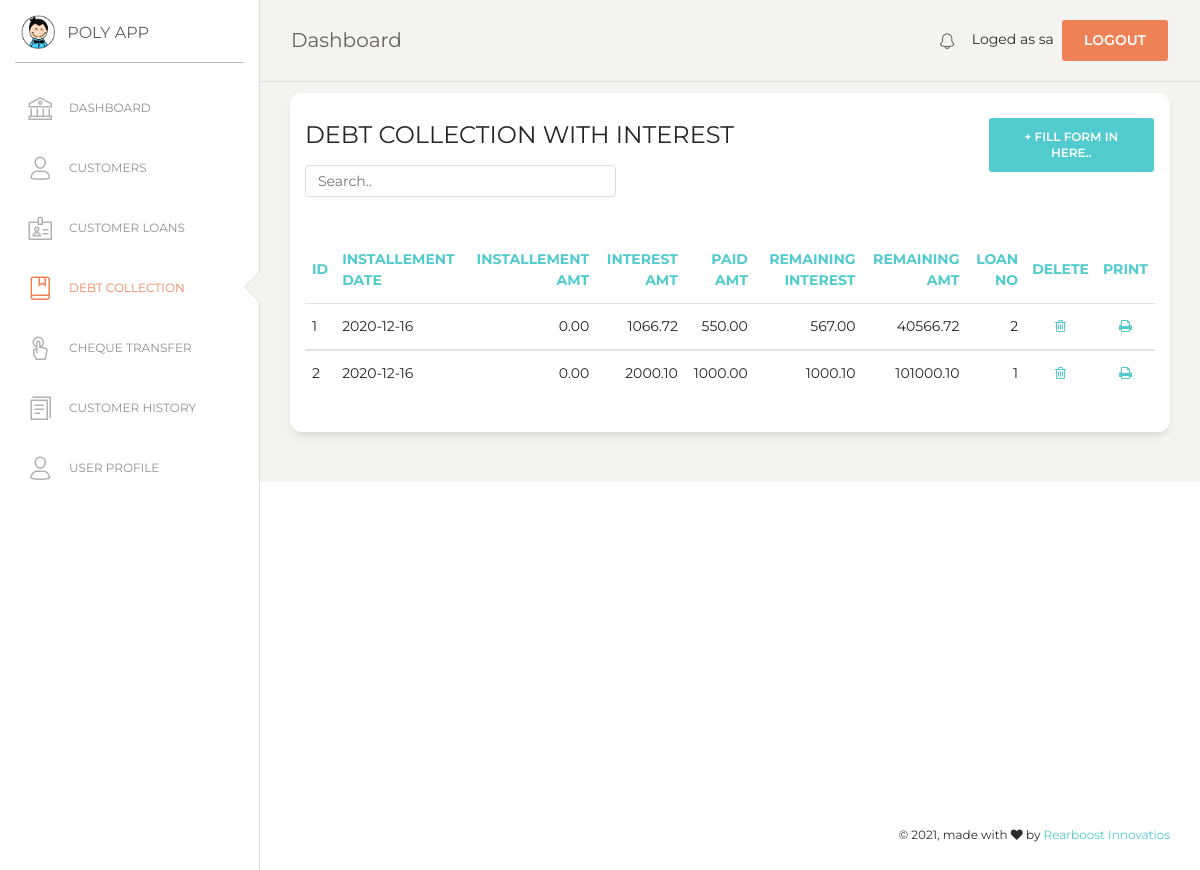
Before: /debt_collection.php (signed in) with the older database file.
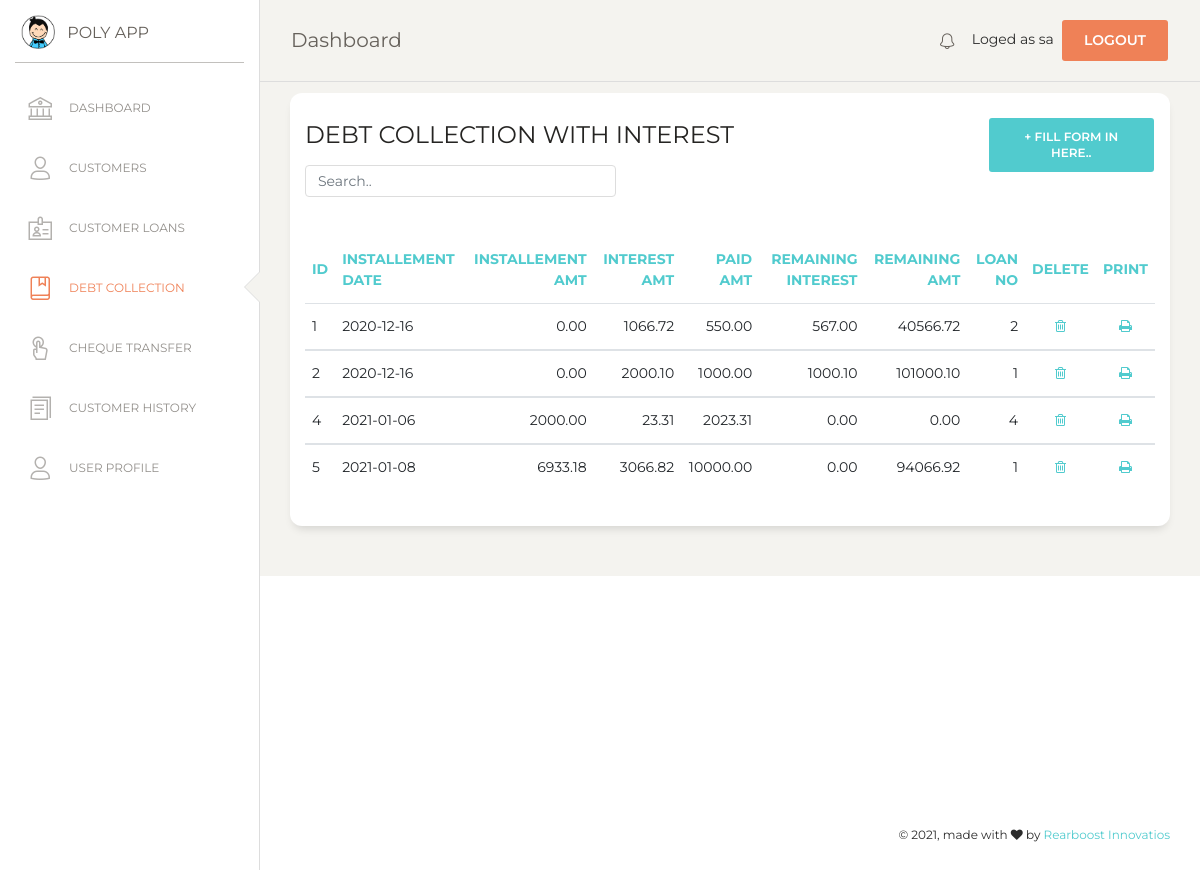
After: the same page with the newer database file.
### tables this page shows
CREATE TABLE `loan_installement` (
  `id` int(7) NOT NULL,
  `li_date` date NOT NULL,
  `paid` double(10,2) NOT NULL DEFAULT '0.00',
  `installement_amt` double(10,2) NOT NULL,
  `interest_amt` double(10,2) NOT NULL,
  `remaining_int_amt` decimal(10,2) NOT NULL DEFAULT '0.00',
  `remaining_amt` double(10,2) NOT NULL,
  `loan_no` int(7) NOT NULL
);

### debt_collection.php (the view, shortened to what the changed rows need)
<?php
if (!isset($_SESSION['loged_user'])) {
    header('location: login.php');
}else {
$con = mysqli_connect(DB_HOSTNAME,DB_USERNAME,DB_PASSWORD);
mysqli_select_db($con,DB_NAME);
?>
<!DOCTYPE html>
<html lang="en">
<head>
  <link href="https://maxcdn.bootstrapcdn.com/font-awesome/latest/css/font-awesome.min.css" rel="stylesheet">
  <link href="assets/css/bootstrap.min.css" rel="stylesheet" />
  <link href="assets/css/paper-dashboard.css?v=2.0.1" rel="stylesheet" />
  <link href="assets/demo/demo.css" rel="stylesheet" />
</head>
<body class="">
  <div class="wrapper ">
    <div class="main-panel">
      <div class="content">
      <div class="row">
          <div class="col-md-12">
            <div class="card">
              <div class="card-body">
                <div class="table-responsive">
                  <table class="table" id="myTable">
                  	<thead class="text-primary">
                  	  <th>                    ID 				        </th>
                      <th>                    Installement Date </th>
                      <th class="text-right"> Installement amt  </th>
                      <th class="text-right"> Interest amt 		  </th>
                      <th class="text-right"> Paid amt          </th>
                      <th class="text-right"> Remaining interest</th>
                      <th class="text-right"> Remaining amt     </th>
                      <th class="text-right"> Loan no 			    </th>
                      <th class="text-center">Delete            </th>
                      <th class="text-center">Print 			      </th>
                    </thead>
                    <tbody>
                      <?php
                      $sql="SELECT * FROM loan_installement";
                      $result = mysqli_query($con,$sql);
                      $numRows = mysqli_num_rows($result);
                      if($numRows > 0) {
                        while($row = mysqli_fetch_assoc($result)) {
                        	?>
                            <tr>
                            <td>                      <?php echo $row['id']  ?>              </td>
                            <td>                      <?php echo $row['li_date']  ?>         </td>
                            <td class="text-right">   <?php echo $row['installement_amt']?>  </td>
                            <td class="text-right">   <?php echo $row['interest_amt'] ?>     </td>
                            <td class="text-right">   <?php echo $row['paid']?>              </td>
                            <td class="text-right">   <?php echo $row['remaining_int_amt']?> </td>
                            <td class="text-right">   <?php echo $row['remaining_amt'] ?>    </td>
                            <td class="text-right">   <?php echo $row['loan_no']  ?>         </td>
                          	<td class="text-center">
                            	<a href="#" onclick="confirmation('event','<?php echo $row['id']; ?>')" name="delete">
                            	<i class="fa fa-trash-o" aria-hidden="true"></i></a>
                          	</td>
                            <td class="text-center">
                            	<a href="#" onclick="printView(<?php echo $row['id']; ?>)" name="print">
                              <i class="fa fa-print" aria-hidden="true"></i></a>
                          	</td>
                           </tr>
                           </tbody>
                     <?php
                        }
                      }
                     ?>
                  </table>
                </div>
              </div>
              </div>
              </div>
            </div>
          </div>
          </div>
        </div>
</body>
</html>
<?php
}
?>

Changed rows visible on the page:
added loan_installement: id "4", li_date "2021-01-06", installement_amt "2000.00", interest_amt "23.31", paid "2023.31", remaining_int_amt "0.00", remaining_amt "0.00", loan_no "4"
added loan_installement: id "5", li_date "2021-01-08", installement_amt "6933.18", interest_amt "3066.82", paid "10000.00", remaining_int_amt "0.00", remaining_amt "94066.92", loan_no "1"
